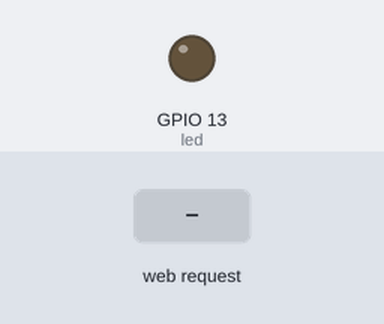
Simulated run of this sketch. Board: ESP8266 (NodeMCU). On the bench: output pins drawn as LEDs (lit = HIGH). The inputs (shaded band) are chosen by the test bench. WiFi joins after 1.5 s; servers stay silent unless stated; what the sketch prints to the serial monitor is not drawn.

Above: at 2.7 s.
2.8 s: HTTP request GET /on received
At 3.8 s:
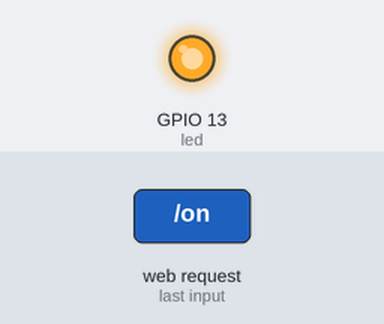
4.3 s: HTTP request GET /off received
At 4.9 s:
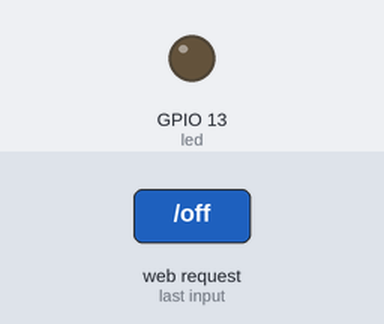
Timing chart, 0 to 7.3 s (numbered marks = the images above; inputs shaded):
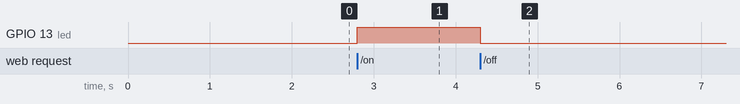

Measured:
- after the input at 2.8 s, GPIO 13 (led): LOW → HIGH at once
- after the input at 4.3 s, GPIO 13 (led): HIGH → LOW at once

The sketch:

ESP8266_WebServer.ino
```cpp
/*
 *  This sketch demonstrates how to set up a simple HTTP-like server.
 *  The server will set a GPIO pin depending on the request from jquery
 *  server_ip is the IP address of the ESP8266 module, will be
 *  printed to Serial when the module is connected.
 */

#include <ESP8266WiFi.h>

const int led = 13;
const char* ssid = "WIFI_SSID";
const char* password = "yourwirelesspassword";

// Create an instance of the server
// specify the port to listen on as an argument
WiFiServer server(80);

void setup() {
  Serial.begin(115200);
  delay(10);

  // prepare GPIO13
  pinMode(led, OUTPUT);
  digitalWrite(2, 0);

  // Connect to WiFi network
  Serial.println();
  Serial.println();
  Serial.print("Connecting to ");
  Serial.println(ssid);

  WiFi.begin(ssid, password);

  while (WiFi.status() != WL_CONNECTED) {
    delay(500);
    Serial.print(".");
  }
  Serial.println("");
  Serial.println("WiFi connected");

  // Start the server
  server.begin();
  Serial.println("Server started");

  // Print the IP address
  Serial.println(WiFi.localIP());
}

void loop() {
  // Check if a client has connected
  WiFiClient client = server.available();
  if (!client) {
    return;
  }

  // Wait until the client sends some data
  Serial.println("new client");
  while(!client.available()){
    delay(1);
  }

  // Read the first line of the request
  String req = client.readStringUntil('\r');
  Serial.println(req);
  client.flush();

  // Match the request
  int val;
  //
  if (req.indexOf("/off") != -1)
    val = 0;
  else if (req.indexOf("/on") != -1)
    val = 1;
  else {
    if (req[req.indexOf("/") + 1] > ' '){
      Serial.println("Browser sending invalid request.");
      client.stop();
      return;
    }else{
      Serial.println("Browser Requesting / index page.");
      val = -1;
    }
  }

  // Set GPIO13 according to the request
  if (val != -1) digitalWrite(led, val);

  client.flush();

  // Prepare the response
  String s = "HTTP/1.1 200 OK\r\nContent-Type: text/html\r\n\r\n<!DOCTYPE HTML>\r\n<html>";

  s += "<head>\r\n<script src=\"https://code.jquery.com/jquery-2.1.3.min.js\"></script>\r\n";
  s += "<meta name=\"viewport\" content=\"width=device-width, initial-scale=1\">\r\n";
  s += "<link rel=\"stylesheet\" href=\"https://maxcdn.bootstrapcdn.com/bootstrap/3.3.4/css/bootstrap.min.css\">\r\n";
  s += "</head>\r\n<div class=\"container\">\r\n<h1>ESP8266 LED Control</h1>\r\n<div class=\"row\">\r\n";
  s += "<div class=\"col-md-2\"><input class=\"btn btn-block btn-lg btn-primary\" type=\"button\" value=\"On\" onclick=\"on()\"></div>\r\n";
  s += "<div class=\"col-md-2\"><input class=\"btn btn-block btn-lg btn-danger\" type=\"button\" value=\"Off\" onclick=\"off()\"></div>\r\n";
  s += "</div></div>\r\n";
  s += "<script>function on() {$.get(\"/on\");}</script><script>function off() {$.get(\"/off\");}</script>\r\n";
  s += "</html>\n";

  // Send the response to the client
  client.print(s);
  delay(1);
  Serial.println("Client disconnected");
}
```
